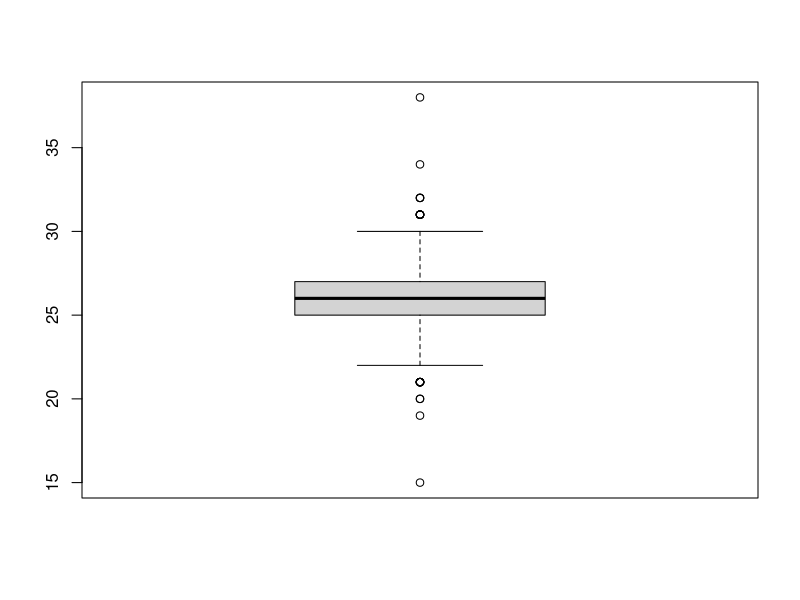
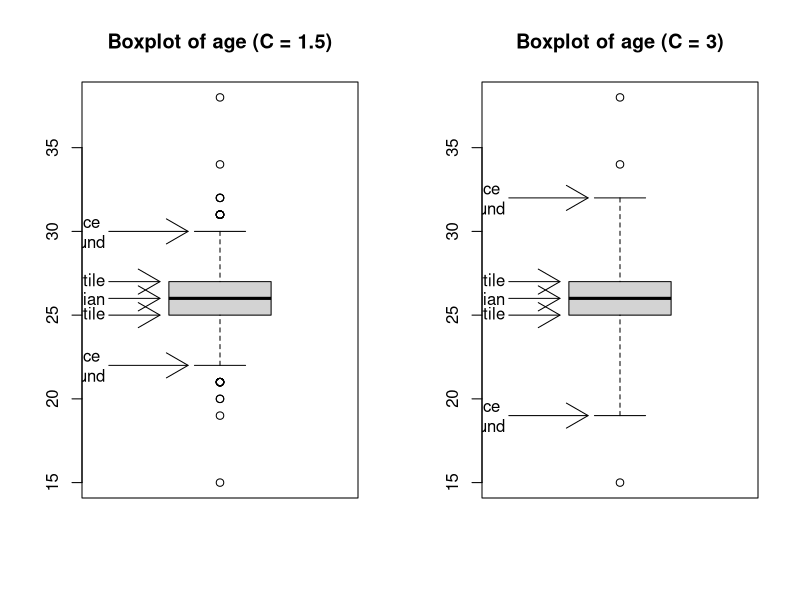

Source code (R) for these figures, in order:
# Project:   blogdown
# Objective: Describe how boxplots work
# Author:    Edoardo Costantini
# Created:   2022-09-06
# Modified:  2022-09-06

# Generate some age variable for a university master programme
set.seed(20220906)
age <- round(rnorm(1e3, mean = 26, sd = 2), 0)

# Add some extreme outliers
age <- c(15, 20, 32, 38, age)

# Look at the boxplot
boxplot(age)

# Compute boxplot statistics manually ------------------------------------------

# Compute the median
med <- median(age)

# Compute 1st and 3rd quartiles
qnt <- quantile(age, probs = c(.25, .75))

# Compute Interquartile range
IQR <- diff(qnt)[[1]]

# Compute fences bounds
C <- 1.5 # range multiplier
fences <- c(lwr = qnt[[1]] - C * IQR, upr = qnt[[2]] + C * IQR)

# Put together the boxplot stats
bxstats <- sort(c(med = med, qnt, f = fences))

# Define names for boxplot statistics
bxstats_names <- c(ifelse(C == 1.5,
                          "inner fence \n lower bound",
                          "outer fence \n lower bound"),
                   "1st quartile",
                   "median",
                   "3rd quartile",
                   ifelse(C == 1.5,
                          "inner fence \n upper bound",
                          "outer fence \n upper bound"))
names(bxstats) <- bxstats_names

# Compute boxplot statistics with R function -----------------------------------

bxstats_auto <- boxplot.stats(age, coef = C)$stats

# Compare automatic and manual apporches

data.frame(manual = bxstats, auto = bxstats_auto)

# Visualize --------------------------------------------------------------------

# Allow two plots one next to the other
par(mfrow = c(1, 2))

# Plot C = 1.5
C <- 1.5
boxplot(age, range = C, main = paste0("Boxplot of age (C = ", C, ")"))

# Add arrows pointings to statistics
arrows(x0 = .565, y0 = boxplot.stats(age, coef = C)$stats,
       x1 = c(.875, rep(.765, 3), .875), y1 = boxplot.stats(age, coef = C)$stats)
# Add labels of statistics
text(x = rep(.55, 5),
     y = boxplot.stats(age, coef = C)$stats,
     labels = c("inner fence \n lower bound",
                "1st quartile",
                "median",
                "3rd quartile",
                "inner fence \n upper bound"),
     adj = 1)

# Plot C = 3
C <- 3
boxplot(age, range = C, main = paste0("Boxplot of age (C = ", C, ")"))

# Add arrows pointings to statistics
arrows(x0 = .565, y0 = boxplot.stats(age, coef = C)$stats,
       x1 = c(.875, rep(.765, 3), .875), y1 = boxplot.stats(age, coef = C)$stats)
# Add labels of statistics
text(x = rep(.55, 5),
     y = boxplot.stats(age, coef = C)$stats,
     labels = c("outer fence \n lower bound",
                "1st quartile",
                "median",
                "3rd quartile",
                "outer fence \n upper bound"),
     adj = 1)
